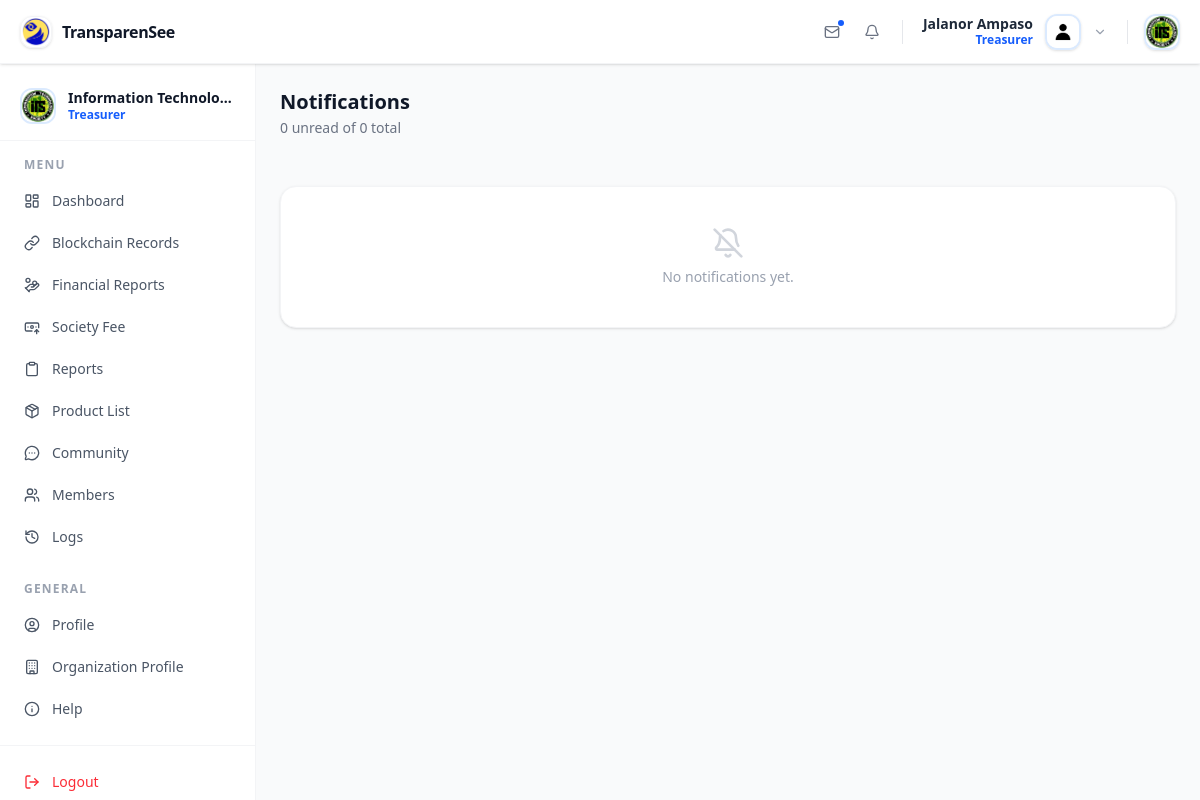
Before: /notifications/ (signed in) with the older database file.
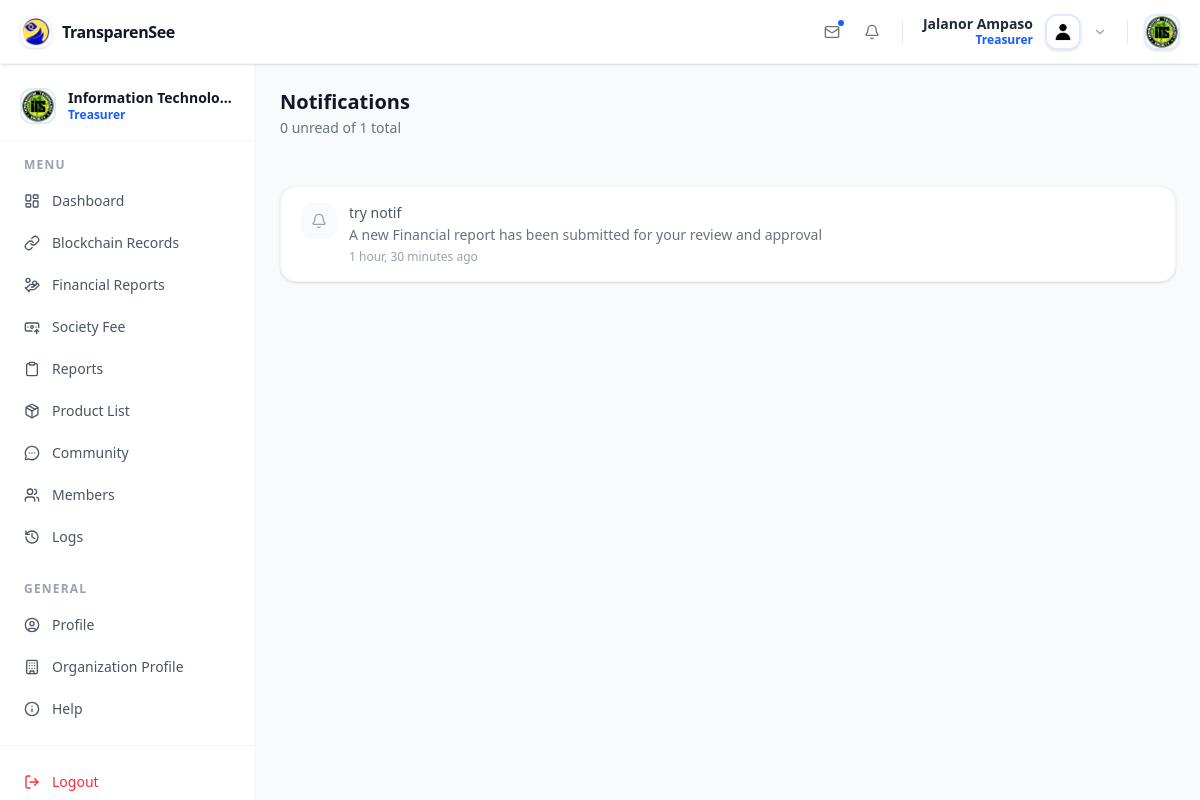
After: the same page with the newer database file.
### app/models.py (models this page shows, shortened)
class Notification(models.Model):
    recipient = models.ForeignKey(
        settings.AUTH_USER_MODEL,
        on_delete=models.CASCADE,
        related_name="notifications"
    )
    title = models.CharField(max_length=255)
    message = models.TextField()
    url = models.CharField(max_length=255, blank=True)
    is_read = models.BooleanField(default=False)
    created_at = models.DateTimeField(auto_now_add=True)
    class Meta:
        ordering = ["-created_at"]

### app/views/notification/notification.py (the view)
# urls.py: path("notifications/", views.notification_list, name="notification_list"),
@login_required
def notification_list(request):
    notifications = Notification.objects.filter(
        recipient=request.user
    ).order_by("-created_at")
    unread_count = notifications.filter(is_read=False).count()
    return render(
        request,
        "app/notification_list.html",
        {
            "notifications": notifications,
            "unread_count": unread_count,
            "base_template": get_base_template(request.user),
        },
    )

### app/context_processors.py (called while the page is built)
def notifications(request):
    if request.user.is_authenticated:
        notifications = Notification.objects.filter(
            recipient=request.user
        ).order_by("-created_at")[:5]
        unread_count = Notification.objects.filter(
            recipient=request.user,
            is_read=False
        ).count()
        return {
            "notifications": notifications,
            "unread_count": unread_count,
        }
    return {
        "notifications": [],
        "unread_count": 0,
    }

### app/views/notification/notification.py (called while the page is built)
def get_base_template(user):
    return ROLE_TEMPLATES.get(user.role, 'app/base.html')

### app/templates/app/notification_list.html (shortened to what this page needs)
{% extends base_template %}
{% load static %}
{% block con %}
<div class="py-6 px-6 flex flex-col gap-6 bg-gray-50">
  <div class="flex items-center justify-between mb-6">
    <div>
      <h1 class="text-xl font-extrabold text-gray-900">Notifications</h1>
      <p class="text-sm text-gray-500 mt-0.5">
        {{ unread_count }} unread of {{ notifications|length }} total
      </p>
    </div>
  </div>
  <div class="bg-white border border-gray-100 rounded-2xl shadow-sm overflow-hidden">
    {% for notification in notifications %}
    <a href="{% url 'notification_redirect' notification.pk %}"
      class="flex items-start justify-between gap-3 px-5 py-4 hover:bg-blue-50 transition-colors {% if not forloop.last %}border-b border-gray-50{% endif %}">
      <div class="flex items-start gap-3 min-w-0">
        <div class="w-9 h-9 shrink-0 rounded-xl flex items-center justify-center
          {% if not notification.is_read %}bg-blue-50 text-blue-600{% else %}bg-gray-50 text-gray-400{% endif %}">
          <i data-lucide="bell" class="w-4 h-4"></i>
        </div>
        <div class="min-w-0">
          <p class="text-sm {% if not notification.is_read %}font-bold text-gray-900{% else %}font-medium text-gray-600{% endif %}">
            {{ notification.title }}
          </p>
          <p class="text-sm text-gray-500 mt-0.5">
            {{ notification.message }}
          </p>
          <small class="text-xs text-gray-400 mt-1 block">
            {{ notification.created_at|timesince }} ago
          </small>
        </div>
      </div>
    </a>
    {% empty %}
    <div class="p-10 text-center">
      <i data-lucide="bell-off" class="w-8 h-8 text-gray-300 mx-auto mb-2"></i>
      <p class="text-sm text-gray-400">No notifications yet.</p>
    </div>
    {% endfor %}
  </div>
</div>
{% endblock %}

Changed rows visible on the page:
added Notification: title "try notif", message "A new Financial report has been submitted for your review and approval", created_at "1 hour, 30 minutes"
Other visible differences:
{{ notifications|length }}: "0" → "1"
text no longer shown: "No notifications yet."
